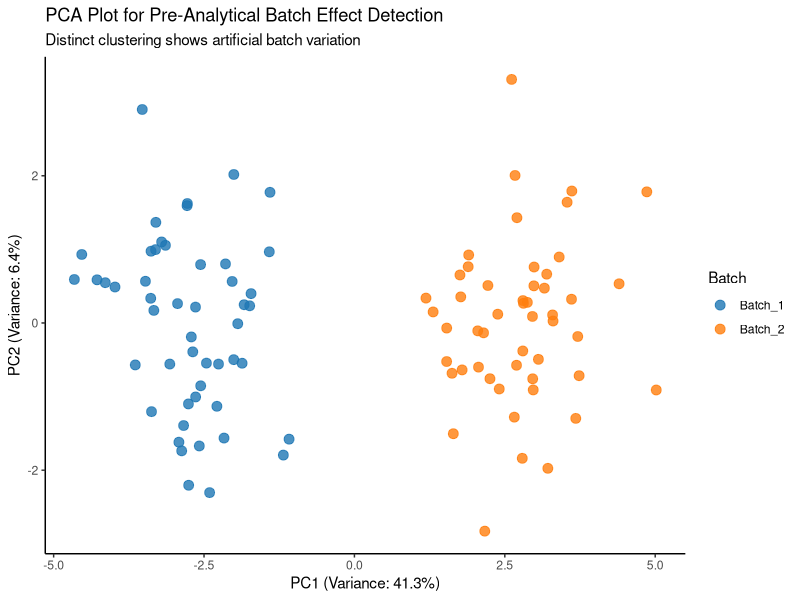
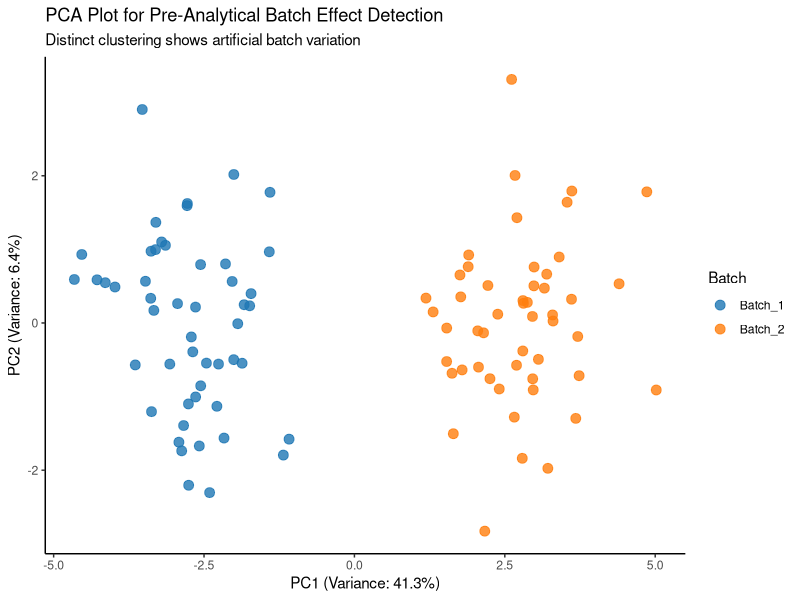

Generate these figures, in order, with R:
# Load libraries (install first if needed)
if(!require(ggplot2)) install.packages("ggplot2")
library(ggplot2)

# 1. Simulate Biomarker Data
set.seed(123)
n_samples <- 100
n_markers <- 20 # 20 molecular assays (e.g., proteins or transcripts)

# Simulate natural biological variation
base_matrix <- matrix(rnorm(n_samples * n_markers, mean = 5, sd = 1), 
                      nrow = n_samples, ncol = n_markers)

# Assign samples to laboratory Batch 1 or Batch 2
batches <- factor(c(rep("Batch_1", 50), rep("Batch_2", 50)))

# Artificially inject a shift into Batch 2 (Batch Effect)
batch_effect <- rep(0, n_samples)
batch_effect[batches == "Batch_2"] <- 1.5 # systematic artifact shift

# Add batch bias to all molecular assays
for(j in 1:n_markers) {
  base_matrix[, j] <- base_matrix[, j] + batch_effect
}

biomarker_df <- as.data.frame(base_matrix)
colnames(biomarker_df) <- paste0("Marker_", 1:n_markers)

# 2. Run PCA to detect Batch Effect
pca_results <- prcomp(biomarker_df, scale. = TRUE)
pca_data <- data.frame(
  PC1 = pca_results$x[, 1],
  PC2 = pca_results$x[, 2],
  Batch = batches
)

# Render Scatter Plot to visualize the bias
ggplot(pca_data, aes(x = PC1, y = PC2, color = Batch)) +
  geom_point(size = 3, alpha = 0.8) +
  theme_classic() +
  labs(
    title = "PCA Plot for Pre-Analytical Batch Effect Detection",
    subtitle = "Distinct clustering shows artificial batch variation",
    x = paste0("PC1 (Variance: ", round(100 * summary(pca_results)$importance[2, 1], 1), "%)"),
    y = paste0("PC2 (Variance: ", round(100 * summary(pca_results)$importance[2, 2], 1), "%)")
  ) +
  scale_color_manual(values = c("#1f77b4", "#ff7f0e"))
# --- additions for the chapter: save the figure and print what the PCA shows
ggsave("figs2/fig2a_batch_pca_R.png", width = 6.2, height = 4.4, dpi = 200)
imp <- summary(pca_results)$importance
cat(sprintf("PC1 explains %.1f%% and PC2 %.1f%% of the variance\n", 100 * imp[2, 1], 100 * imp[2, 2]))
cat(sprintf("PC1 separates the batches: mean %.2f in Batch_1 and %.2f in Batch_2; t-test p = %.2g\n", mean(pca_data$PC1[batches == "Batch_1"]), mean(pca_data$PC1[batches == "Batch_2"]), t.test(PC1 ~ Batch, data = pca_data)$p.value))
